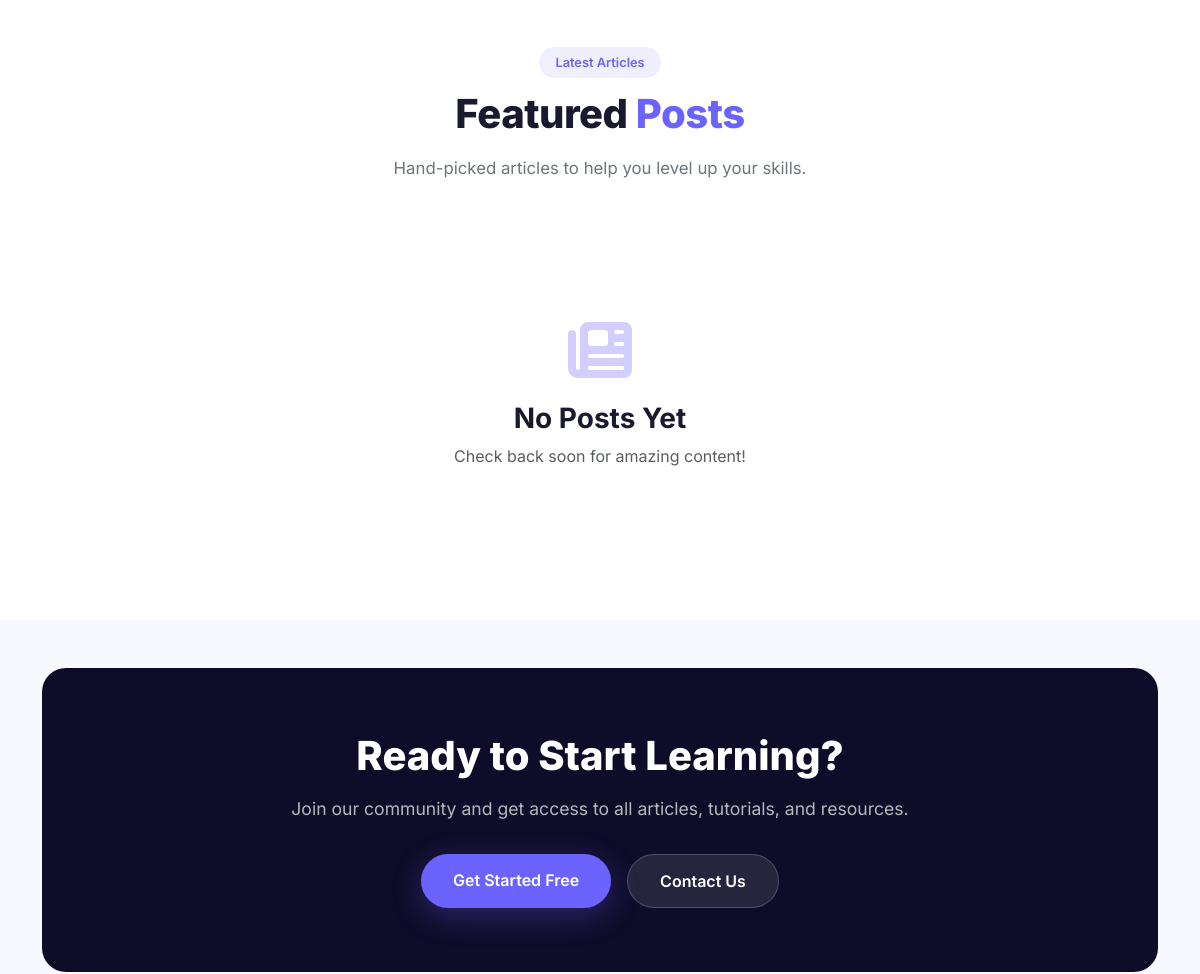
/ (middle part), run on an earlier commit of the app's database.
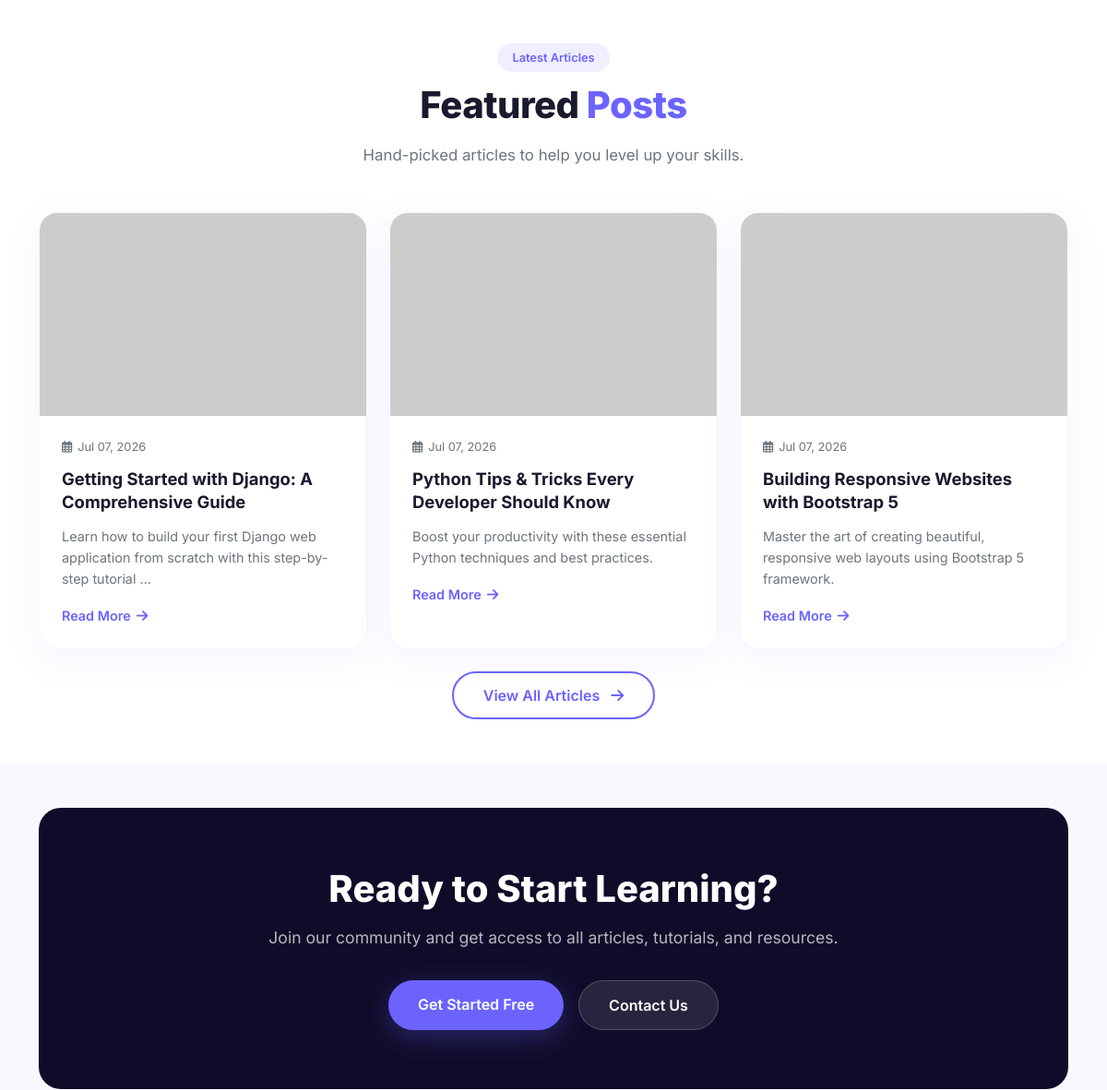
And on a later commit of the database.
### blog/models.py (models this page shows, shortened)
class Blog(models.Model):
    title = models.CharField(max_length=255)
    short_description = models.CharField(max_length=255)
    slug = models.SlugField(unique=True, blank=False, null=False)
    content = RichTextField()
    image = models.ImageField(upload_to="blog/", null=True, blank=True)
    category = models.ForeignKey(Category, on_delete=models.SET_NULL, null=True, blank=True, related_name='blogs')
    status = models.CharField(choices={
        'Published': 'Published',
        'Unpublished': 'Unpublished'
    })
    created_at = models.DateField(auto_now=True)
    updated_at = models.DateField(auto_now=True)
    class Meta:
        db_table = 'blogs'
        verbose_name = 'Blog'
        verbose_name_plural = "Blogs"

### core_project/views.py (the view)
# urls.py: path('', index, name='home'),
def index(request):
    posts = Blog.objects.filter(status='Published').order_by('-created_at')
    context = {
        'title': "Home",
        'posts': posts,
    }
    return render(request, 'home/index.html', context=context)

### blog/context_processors.py (called while the page is built)
def categories(request):
    return {
        'categories': Category.objects.all()
    }

### templates/home/index.html (shortened to what this page needs)
{% extends "layout/base.html" %}
{% load static %}
{% block content %}
<section class="featured-posts-section py-5">
    <div class="container">
        <div class="section-header text-center mb-5">
            <span class="section-badge">Latest Articles</span>
            <h2 class="section-title">Featured <span class="highlight">Posts</span></h2>
            <p class="section-text">Hand-picked articles to help you level up your skills.</p>
        </div>
        <div class="row g-4">
            {% for post in posts|slice:":3" %}
            <div class="col-lg-4 col-md-6">
                <article class="blog-card">
                    <div class="blog-card-image">
                    </div>
                    <div class="blog-card-body">
                        <div class="blog-card-meta d-flex justify-content-between align-items-center">
                            <span class="blog-date"><i class="far fa-calendar-alt"></i> {{ post.created_at|date:"M d, Y" }}</span>
                        </div>
                        <h3 class="blog-card-title">
                            <a href="{% url 'blog:blog_detail' post.slug %}">{{ post.title }}</a>
                        </h3>
                        <p class="blog-card-text">{{ post.short_description|truncatewords:15 }}</p>
                        <a href="{% url 'blog:blog_detail' post.slug %}" class="blog-card-link">
                            Read More <i class="fas fa-arrow-right"></i>
                        </a>
                    </div>
                </article>
            </div>
            {% empty %}
            <div class="col-12 text-center py-5">
                <div class="empty-state">
                    <i class="fas fa-newspaper empty-icon"></i>
                    <h3>No Posts Yet</h3>
                    <p class="text-muted">Check back soon for amazing content!</p>
                </div>
            </div>
            {% endfor %}
        </div>
        {% if posts|length > 3 %}
        <div class="text-center mt-4">
            <a href="{% url 'blog:blog_list' %}" class="btn btn-view-all">
                View All Articles <i class="fas fa-arrow-right ms-2"></i>
            </a>
        </div>
        {% endif %}
    </div>
</section>
<section class="cta-section py-5">
    <div class="container">
        <div class="cta-card text-center">
            <h2 class="cta-title">Ready to Start Learning?</h2>
            <p class="cta-text">Join our community and get access to all articles, tutorials, and resources.</p>
            <div class="cta-actions">
                <a href="{% url 'authentication:register' %}" class="btn btn-cta-primary">Get Started Free</a>
                <a href="{% url 'business:contact_us' %}" class="btn btn-cta-secondary">Contact Us</a>
            </div>
        </div>
    </div>
</section>
{% endblock %}

What changed in the data, as far as the page shows it:
added Blog: created_at "Jul 07, 2026", title "Getting Started with Django: A Comprehensive Guide", short_description "Learn how to build your first Django web application from scratch with this step-by-step tutorial …"
added Blog: created_at "Jul 07, 2026", title "Python Tips & Tricks Every Developer Should Know", short_description "Boost your productivity with these essential Python techniques and best practices."
added Blog: created_at "Jul 07, 2026", title "Building Responsive Websites with Bootstrap 5", short_description "Master the art of creating beautiful, responsive web layouts using Bootstrap 5 framework."
Also different on the page:
text no longer shown: "No Posts Yet Check back soon for amazing content!"
text now shown: "View All Articles"
